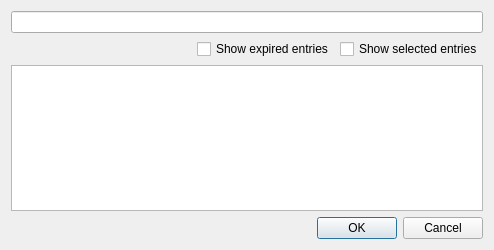
<?xml version="1.0" encoding="UTF-8"?>
<ui version="4.0">
 <class>SelectTaskDialog</class>
 <widget class="QDialog" name="SelectTaskDialog">
  <property name="geometry">
   <rect>
    <x>0</x>
    <y>0</y>
    <width>494</width>
    <height>250</height>
   </rect>
  </property>
  <property name="baseSize">
   <size>
    <width>0</width>
    <height>0</height>
   </size>
  </property>
  <property name="windowTitle">
   <string>Select Task...</string>
  </property>
  <layout class="QGridLayout" name="gridLayout">
   <item row="0" column="0">
    <widget class="QLineEdit" name="filter"/>
   </item>
   <item row="1" column="0">
    <layout class="QHBoxLayout" name="horizontalLayout">
     <item>
      <spacer name="horizontalSpacer">
       <property name="orientation">
        <enum>Qt::Horizontal</enum>
       </property>
       <property name="sizeHint" stdset="0">
        <size>
         <width>40</width>
         <height>20</height>
        </size>
       </property>
      </spacer>
     </item>
     <item>
      <widget class="QCheckBox" name="showExpired">
       <property name="text">
        <string>Show expired entries</string>
       </property>
      </widget>
     </item>
     <item>
      <widget class="QCheckBox" name="showSelected">
       <property name="text">
        <string>Show selected entries</string>
       </property>
      </widget>
     </item>
    </layout>
   </item>
   <item row="2" column="0">
    <widget class="QTreeView" name="treeView">
     <property name="alternatingRowColors">
      <bool>true</bool>
     </property>
     <property name="textElideMode">
      <enum>Qt::ElideMiddle</enum>
     </property>
    </widget>
   </item>
   <item row="3" column="0">
    <widget class="QDialogButtonBox" name="buttonBox">
     <property name="orientation">
      <enum>Qt::Horizontal</enum>
     </property>
     <property name="standardButtons">
      <set>QDialogButtonBox::Cancel|QDialogButtonBox::Ok</set>
     </property>
    </widget>
   </item>
  </layout>
 </widget>
 <tabstops>
  <tabstop>buttonBox</tabstop>
  <tabstop>treeView</tabstop>
 </tabstops>
 <resources/>
 <connections>
  <connection>
   <sender>buttonBox</sender>
   <signal>accepted()</signal>
   <receiver>SelectTaskDialog</receiver>
   <slot>accept()</slot>
   <hints>
    <hint type="sourcelabel">
     <x>300</x>
     <y>26</y>
    </hint>
    <hint type="destinationlabel">
     <x>285</x>
     <y>1</y>
    </hint>
   </hints>
  </connection>
  <connection>
   <sender>buttonBox</sender>
   <signal>rejected()</signal>
   <receiver>SelectTaskDialog</receiver>
   <slot>reject()</slot>
   <hints>
    <hint type="sourcelabel">
     <x>320</x>
     <y>58</y>
    </hint>
    <hint type="destinationlabel">
     <x>318</x>
     <y>-2</y>
    </hint>
   </hints>
  </connection>
 </connections>
</ui>
